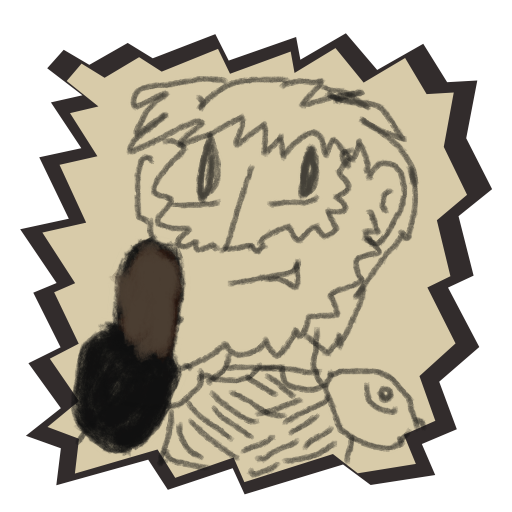
#> input picture packaging/icon/icon-source.png, 512 x 512 px
$ python generate_icons.py
#> lines starting #> are read from the running program, lines starting #| are printed output that depends on the picture
"""Derives every packaged icon size/format from the single source image.

Only `icon-source.png` is a committed, hand-edited (or placeholder) file —
every output here is generated and gitignored, so there's never more than
one icon file to keep in sync by hand. See packaging/README.md for the
full rationale.

Run before building `.deb`/`.rpm`/AppImage packages:

    .venv/bin/python packaging/icon/generate_icons.py
"""

from __future__ import annotations

from pathlib import Path

from PIL import Image

ICON_DIR = Path(__file__).parent
PACKAGING_DIR = ICON_DIR.parent
SOURCE_ICON = ICON_DIR / "icon-source.png"

# freedesktop hicolor icon theme sizes installed by the .deb/.rpm so the
# icon renders correctly in Linux app menus/file managers at every size
# they request.
HICOLOR_SIZES = (16, 32, 48, 64, 128, 256)
APP_ICON_NAME = "set-ttrpg-portrait.png"

# Size used for the AppImage's own icon.
APPIMAGE_ICON_SIZE = 256

# Windows .ico embedded in the PyInstaller-frozen .exe and the NSIS
# installer/uninstaller (multi-resolution, matching what Windows Explorer/
# taskbar request at different DPIs).
ICO_SIZES = (16, 32, 48, 64, 128, 256)

# macOS .iconset source sizes — Apple's required name/size pairs for
# `iconutil -c icns` (see build-macos.sh). The "@2x" variants are just a
# differently-named render of the next size up (e.g. icon_16x16@2x.png ==
# icon_32x32.png's pixels), per Apple's iconset convention.
MACOS_ICONSET_SIZES = (
    ("icon_16x16.png", 16),
    ("icon_16x16@2x.png", 32),
    ("icon_32x32.png", 32),
    ("icon_32x32@2x.png", 64),
    ("icon_128x128.png", 128),
    ("icon_128x128@2x.png", 256),
    ("icon_256x256.png", 256),
    ("icon_256x256@2x.png", 512),
    ("icon_512x512.png", 512),
    ("icon_512x512@2x.png", 1024),
)


def _load_source() -> Image.Image:
    if not SOURCE_ICON.exists():
        raise FileNotFoundError(
            f"{SOURCE_ICON} not found. Run "
            "packaging/icon/generate_placeholder_icon.py first (or supply "
            "real artwork) before generating derived icon sizes."
        )
    return Image.open(SOURCE_ICON).convert("RGBA")
#> returned value is the input picture: PIL image 512x512 RGBA; mean R, G, B, A 106.2, 99.4, 83.7, 169.7


def generate_hicolor_icons(source: Image.Image) -> None:
    for size in HICOLOR_SIZES:
        out_dir = PACKAGING_DIR / "icons" / "hicolor" / f"{size}x{size}" / "apps"
        out_dir.mkdir(parents=True, exist_ok=True)
        resized = source.resize((size, size), Image.LANCZOS)
        resized.save(out_dir / APP_ICON_NAME, format="PNG")
#> this loop made 6 passes
#> pass 1, in generate_hicolor_icons, `resized = source.resize((size, size), Image.LANCZOS)`:
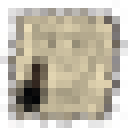
#> resized: PIL image 16x16 RGBA (shown 8 times larger); mean R, G, B, A 120.3, 112.6, 94.8, 169.4; transparent parts drawn white
#> pass 2, in generate_hicolor_icons, `resized = source.resize((size, size), Image.LANCZOS)`:
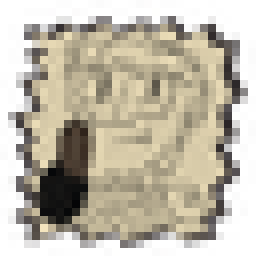
#> resized: PIL image 32x32 RGBA (shown 8 times larger); mean R, G, B, A 115.8, 108, 91.8, 169.8; transparent parts drawn white
#> pass 3, in generate_hicolor_icons, `resized = source.resize((size, size), Image.LANCZOS)`:
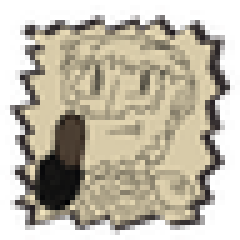
#> resized: PIL image 48x48 RGBA (shown 5 times larger); mean R, G, B, A 111.9, 104.3, 88.5, 169.8; transparent parts drawn white
#> after the loop:
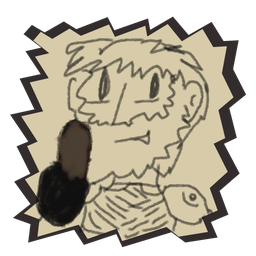
#> resized: PIL image 256x256 RGBA; mean R, G, B, A 107, 100, 84.3, 169.7; transparent parts drawn white


def generate_appimage_icon(source: Image.Image) -> None:
    out_dir = PACKAGING_DIR / "appimage"
    out_dir.mkdir(parents=True, exist_ok=True)
    resized = source.resize((APPIMAGE_ICON_SIZE, APPIMAGE_ICON_SIZE), Image.LANCZOS)
    resized.save(out_dir / "icon.png", format="PNG")


def generate_windows_ico(source: Image.Image) -> None:
    """Multi-resolution .ico embedded in the Windows build's PyInstaller
    .exe and the NSIS installer/uninstaller (build-nsis.sh)."""
    out_dir = PACKAGING_DIR / "windows"
    out_dir.mkdir(parents=True, exist_ok=True)
    source.save(out_dir / "icon.ico", format="ICO", sizes=[(s, s) for s in ICO_SIZES])


def generate_macos_iconset(source: Image.Image) -> None:
    """Iconset PNGs consumed by build-macos.sh's icns conversion step
    (`iconutil` on macOS, or `png2icns` as a cross-platform fallback for
    local testing — see packaging/lib/make-icns.sh)."""
    out_dir = PACKAGING_DIR / "macos" / "AppIcon.iconset"
    out_dir.mkdir(parents=True, exist_ok=True)
    for filename, size in MACOS_ICONSET_SIZES:
        source.resize((size, size), Image.LANCZOS).save(out_dir / filename, format="PNG")


def main() -> None:
    source = _load_source()
    generate_hicolor_icons(source)
    generate_appimage_icon(source)
    generate_windows_ico(source)
    generate_macos_iconset(source)
    print(
        f"Generated icons for sizes {HICOLOR_SIZES} + AppImage icon + Windows .ico + macOS iconset from {SOURCE_ICON}"
    )


if __name__ == "__main__":
    main()
